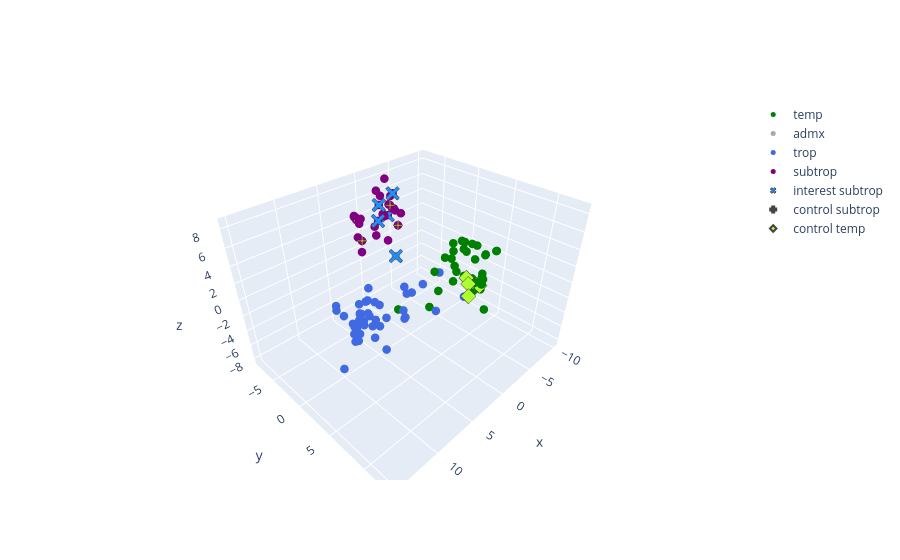

The code cell stored with this chart in its notebook:
### Markdown cell above
Interest group and both control groups cluster with the Japonica. No apparent mislabelling at this level. 

### B. Positions among the Japonica.

Focusing on Japonica accessions, highlighting Japonica subtstructure.

### Code cell
from sklearn.decomposition import PCA


ref_keep= [2,5,6]

###

plot_interest(genotype, summary, RG_info, subset_col, Names, code= code, gp_names_dict= gp_names_dict,ref_keep= ref_keep,
                                                    include= Names_select, Sn= Sn, Sm= Sm, gp_cols= gp_cols, sample= True)
